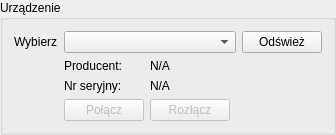
         <widget class="QGroupBox" name="groupBox">
          <property name="sizePolicy">
           <sizepolicy hsizetype="Preferred" vsizetype="Maximum">
            <horstretch>0</horstretch>
            <verstretch>0</verstretch>
           </sizepolicy>
          </property>
          <property name="title">
           <string>Urządzenie</string>
          </property>
          <layout class="QGridLayout" name="gridLayout_5">
           <item row="1" column="1">
            <widget class="QLabel" name="label_8">
             <property name="enabled">
              <bool>true</bool>
             </property>
             <property name="sizePolicy">
              <sizepolicy hsizetype="Preferred" vsizetype="Preferred">
               <horstretch>0</horstretch>
               <verstretch>0</verstretch>
              </sizepolicy>
             </property>
             <property name="text">
              <string>Producent:</string>
             </property>
            </widget>
           </item>
           <item row="0" column="1" colspan="3">
            <widget class="QComboBox" name="comboBox_3">
             <property name="sizePolicy">
              <sizepolicy hsizetype="MinimumExpanding" vsizetype="Fixed">
               <horstretch>0</horstretch>
               <verstretch>0</verstretch>
              </sizepolicy>
             </property>
             <property name="toolTip">
              <string>Wybierz urządzenie</string>
             </property>
             <item>
              <property name="text">
               <string/>
              </property>
             </item>
             <item>
              <property name="text">
               <string>Nowy element</string>
              </property>
             </item>
            </widget>
           </item>
           <item row="3" column="1">
            <widget class="QLabel" name="label_9">
             <property name="sizePolicy">
              <sizepolicy hsizetype="Preferred" vsizetype="Preferred">
               <horstretch>0</horstretch>
               <verstretch>0</verstretch>
              </sizepolicy>
             </property>
             <property name="text">
              <string>Nr seryjny:</string>
             </property>
            </widget>
           </item>
           <item row="0" column="4">
            <widget class="QPushButton" name="pushButton_6">
             <property name="sizePolicy">
              <sizepolicy hsizetype="Maximum" vsizetype="Fixed">
               <horstretch>0</horstretch>
               <verstretch>0</verstretch>
              </sizepolicy>
             </property>
             <property name="toolTip">
              <string>Odśwież listę podłączonych urządzeń</string>
             </property>
             <property name="text">
              <string>Odśwież</string>
             </property>
            </widget>
           </item>
           <item row="7" column="1">
            <widget class="QPushButton" name="pushButton_7">
             <property name="enabled">
              <bool>false</bool>
             </property>
             <property name="sizePolicy">
              <sizepolicy hsizetype="Maximum" vsizetype="Fixed">
               <horstretch>0</horstretch>
               <verstretch>0</verstretch>
              </sizepolicy>
             </property>
             <property name="text">
              <string>Połącz</string>
             </property>
            </widget>
           </item>
           <item row="3" column="2">
            <widget class="QLabel" name="label_11">
             <property name="text">
              <string>N/A</string>
             </property>
            </widget>
           </item>
           <item row="1" column="2">
            <widget class="QLabel" name="label_10">
             <property name="text">
              <string>N/A</string>
             </property>
            </widget>
           </item>
           <item row="0" column="0">
            <widget class="QLabel" name="label_7">
             <property name="sizePolicy">
              <sizepolicy hsizetype="Maximum" vsizetype="Preferred">
               <horstretch>0</horstretch>
               <verstretch>0</verstretch>
              </sizepolicy>
             </property>
             <property name="text">
              <string>Wybierz</string>
             </property>
            </widget>
           </item>
           <item row="7" column="2">
            <widget class="QPushButton" name="pushButton_13">
             <property name="enabled">
              <bool>false</bool>
             </property>
             <property name="sizePolicy">
              <sizepolicy hsizetype="Maximum" vsizetype="Fixed">
               <horstretch>0</horstretch>
               <verstretch>0</verstretch>
              </sizepolicy>
             </property>
             <property name="text">
              <string>Rozłącz</string>
             </property>
            </widget>
           </item>
          </layout>
         </widget>
